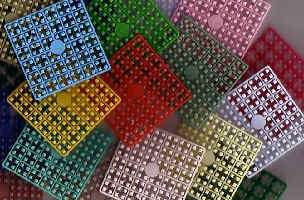
#> input picture test.jpg, 304 x 200 px, found by its file name
$ python GDS_Script.py   (older library calls are emulated)
#> lines starting #> are read from the running program, lines starting #| are printed output that depends on the picture; after the words box and inside, x2 and y2 are one past the last pixel; in counts of white or black regions, pixels touching at a corner belong together
### GDS.py
import numpy as np
import cv2
import math
import os
import matplotlib.pyplot as plt
from scipy.sparse import lil_matrix as sparse
from scipy.special import lambertw


class GanglionDensitySampling:
    def __init__(self):
        self.a = .98  # The weighting of the first term in the original equation
        self.r2 = 1.05  # The eccentricity at which density is reduced by a factor of four (and spacing is doubled)
        self.re = 22  # Scale factor of the exponential. Not used in our version.
        self.dg = 33162  # Cell density at r = 0
        self.C = (3.4820e+04 + .1)  # Constant added to the integral to make sure that if x == 0, y == 0.
        self.inS, self.inR, self.inC, self.inD = int, int, int, int  # Dimensions of the selected image (pixel space)
        self.bg_color = 127  # Background color for the generated image.
        self.W = None  # Placeholder for sparse matrix used for image transformation when using series_dist method
        self.msk = None  # Placeholder for mask when using series_dist method

    def fi(self, r):
        # Integrated Ganglion Density formula (3), taken from Watson (2014). Maps from degrees of visual angle to the
        # amount of cells.
        return self.C - np.divide((np.multiply(self.dg, self.r2 ** 2)), (r + self.r2))

    def fii(self, r):
        # Inverted integrated Ganglion Density formula (3), taken from Watson (2014).
        return np.divide(np.multiply(self.dg, self.r2 ** 2), (self.C - r)) - self.r2

    @staticmethod
    def cones(r):
        return 200 * np.exp(-0.75 * r) + 11.5

    @staticmethod
    def cones_i(r):
        return 11.5 * r - 266.666666666667 * np.exp(-0.75 * r) + 266.666666666667

    @staticmethod
    def cones_ii(r):
        return (2*r)/23 + (4*lambertw((400*np.exp(400/23 - (3*r)/46))/23, k=0))/3 - 1600/69

    @staticmethod
    def load_image(*im):
        # Method that opens a dialogue window to select an image. The dimensions for the image are stored as class
        # fields so that they can be used later on.
        if im:
            file = im[0]
        else:
            print('No file')
        image = cv2.imread(file, 3)
#> image is the input picture: shape (200, 304, 3); mean B, G, R 80.1, 85.3, 99.7
        [r, c, d] = image.shape  # Determine dimensions of the selected image (pixel space)
#> r = 200; c = 304; d = 3
        dif = r - c  # Determine the difference between rows and columns. Used for zero-padding of non-
#> dif = -104
        s = dif / 2
#> s = -52
        if dif != 0:
            mval = max(r, c)
#> mval = 304
            im2 = np.zeros((mval, mval, d), dtype=np.uint8)
            if dif < 0:
                im2[int(abs(s)):int((mval - abs(s))), :, :] = image
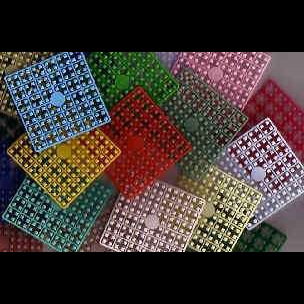
#> im2: shape (304, 304, 3); mean B, G, R 52.7, 56.1, 65.6
            if dif > 0:
                im2[:, int(abs(s)):int((mval - s)), :] = image
            image = im2
            print(np.max(image))
#| 255
            print(np.min(image))
#| 0
        print(image.shape)
#| (304, 304, 3)
        return image

        # [6 lines of commented-out code are left out]


    @staticmethod
    def show_image(img):
        # Parameters: Im = array_like
        #                   Numpy array containing an image
        # A static method for displaying any type of image.
        dim = (512, 512)
        resized = cv2.resize(img, dim, interpolation=cv2.INTER_AREA)
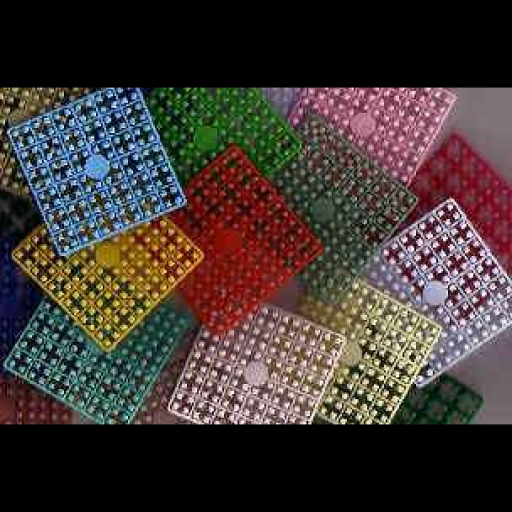
#> resized: shape (512, 512, 3); mean B, G, R 52.6, 56.1, 65.5
        cv2.imshow('image', resized)
        cv2.waitKey(0)
        cv2.destroyAllWindows()

    @staticmethod
    def mask(im, mask, average=0):
        mask = np.reshape(mask, [im.shape[0], im.shape[1]])
        if im.shape[2] == 3:
            mask = np.repeat(mask[:, :, np.newaxis], 3, axis=2)
        if average == 0:
            im2 = np.multiply(im, mask)
        if average == 1:
            im2 = np.multiply(im, mask)
        return im2

    def resample_image(self, image, fov=20, out_size=256, decomp=0, type=1, series=0):
        # Parameters:
        #     image = array_like
        #               Numpy array containing an image
        #     fov = integer
        #               Field of view coverage. Diameters in visual angle. When
        #               decompressing an image, it is advised that the value is set to the fov of the original image.
        #               range[1, 100]
        #     out_size = integer
        #               Determines the size of the output image in pixels. The value is
        #               the size of the output image on one axis. Output image is always a square image. When
        #               decompressing an image, it is advised that the value is set to the size of the original image.
        #     decomp = integer
        #               Set to 1 to get a decompression of a distorted input image. Set to 0 to have compression.
        #               range[0, 1]
        #     type = integer
        #               Set to 0 for photoreceptor (cones) based distortion, set to 1 for Ganglion cell based
        #               distortion
        #     series = integer
        #               Set to 1 to store the sparse transformation matrix which can be used for a series of
        #               transformations.
        # Notes:
        # Main method for image distortion. This can be used for both forward compression (normal image to Ganglion
        # compressed image, type_d = 0), or decompressing (Ganglion/Photoreceptor compressed to normal image, type_
        # d = 1) an image. Decompression is intended to be used to create a normalized visualization of a
        # Ganglion/Photocell-compressed images. These normalized representations can be used as an indication of
        # information loss. As the original image is in pixel-space, and the model assumes an input that is described in
        # visual angle eccentricity, there is a need to describe the image coverage on the visual field in degrees of
        # visual angle. Therefore, the model needs the user to input how much of the field of view is covered by the
        # image (fov) in degrees of visual angle. The range should be between 1 and 100 degrees of visual angle.
        # The method works on the radial distance of each pixel which will be remapped according to the amount of cells
        # involved in processing the image. A constant distance between the cells is assumed.For remapping, we use an
        # inverse mapping approach in which each pixel in the new image is determined by taking it from the original
        # image. This method requires a inverted integrated cell density function.

#> called with fov = 20, out_size = 256, decomp = 0, type = 1, series = 0
        if self.W is None:

            try:
                [self.inR, self.inC, self.inD] = image.shape  # Determine dimensions of the selected image (pixel space)
#> self.inR = 304; self.inC = 304; self.inD = 3
            except:
                #image = np.repeat(image[:, :, np.newaxis], 3, axis=2)
                [self.inR, self.inC] = image.shape  # Determine dimensions of the selected image (pixel space)
                self.inD = None
            self.inS = max(self.inR, self.inC)  # Determine the largest dimension of the image
#> self.inS = 304

            # Parameter e represents the radius of visual field coverage (visual angle).
            e = fov / 2

            # Determine the radius of the in-and output image.
            in_radius = self.inS / 2
#> in_radius = 152
            out_radius = out_size / 2

            # Calculate the number of Ganglion/Photo cells covering the radius of the image, given the field of view
            # coverage of the input image. We run the degrees of visual angle (eccentricity) through the integrated
            # Ganglion/Photo cell density function which gives us the total amount of cells involved with processing the
            # image along the radius given the covered visual field.
            if type == 0:
                n_cells = self.cones_i(e)
            if type == 1:
                n_cells = self.fi(e)

            # Decomp determines decompression. If set to 1, it is assumed that the image is compressed already, and
            # should be normalized. If set to 0, it is assumed the image needs to be distorted.
            if decomp == 0:
                # How many degrees are modeled within a pixel of the image? This can be determined by dividing the
                # visual angle of eccentricity by half the image dimension. This will be used to adjust the new radial
                # distances for each pixel (expressed in degrees) to pixel distances.
                deg_per_pix = e / in_radius
#> deg_per_pix = 0.0658
                # The n_cells variable represents the amount of cells along the radius of the covered field of view
                # (visual angle eccentricity). Therefore, the total amount of cell involved along the diameter of the
                # image will be from -n_cells to n_cells. The image pixels are expressed in number of total cells
                # involved in processing the image up to each individual pixel.
                t = np.linspace(-n_cells, n_cells, num=out_size)
            elif decomp == 1:
                # When going from distorted image to normalized image, we have to take the inverse of the inverse, thus
                # the regular integrated function. The new radial distances for each pixel will thus be given in the
                # number of retinal cells. Therefore, this has to be converted to number of pixels. This is done by
                # calculating the number of cells per pixels.
                cell_per_pix = n_cells / in_radius
                # The image is expressed in visual angles.
                t = np.linspace(-e, e, num=out_size)

            x, y = np.meshgrid(t, t)
            x = np.reshape(x, out_size ** 2)
            y = np.reshape(y, out_size ** 2)

            # For every pixel, calculate its angle, and radius.
            ang = np.angle(x + y * 1j)
            rad = np.abs(x + y * 1j)

            if decomp == 0:
                # Calculate a mask that covers all pixel beyond the modeled fov coverage, for better visualization
                # (optional)
                msk = (rad <= n_cells)
                # Calculate the new location of each pixel. Inverse mapping: For each pixel in the new image, calculate
                # from which pixel in the original image it gets it values.
                if type == 0:
                    new_r = self.cones_ii(rad) / deg_per_pix
                if type == 1:
                    new_r = self.fii(rad) / deg_per_pix
                # Use angle and new radial values to determine the x and y coordinates.
                x_n = np.multiply(np.cos(ang), new_r) + self.inS / 2
                y_n = np.multiply(np.sin(ang), new_r) + self.inS / 2
            elif decomp == 1:
                # Calculate a mask that covers all pixel beyond the modeled fov coverage, for better visualization
                # (optional)
                msk = (rad <= fov)
                # Calculate the new location of each pixel. Inverse mapping: For each pixel in the new image, calculate
                # from which pixel in the original image it gets it values.
                if type == 0:
                    new_r = self.cones_i(rad) / cell_per_pix
                if type == 1:
                    new_r = self.fi(rad) / cell_per_pix
                # Use angle and new radial values to determine the x and y coordinates.
                x_n = np.multiply(np.cos(ang), new_r) + in_radius
                y_n = np.multiply(np.sin(ang), new_r) + in_radius

            # The method used for image conversion. A sparse matrix that maps every pixel in the old image, to each
            # pixel in the new image via inverse mapping, is used.
            # Build a spare matrix for image conversion.
            W = sparse((out_size ** 2, self.inS ** 2), dtype=np.float)
            # Sometimes division by 0 might happen. This line makes sure the user won't see a warning when this happens.
            np.seterr(divide='ignore', invalid='ignore')
            for i in range(out_size ** 2):
                # Pixel indices will almost always not be a perfect integer value. Therefore, the value of the new pixel
                # is value is determined by taking the average of all pixels involved. E.g. a value of 4.3 is converted
                # to the indices 4, and 5. The RGB values are weighted accordingly (0.7 for index 4, and 0.3 for index
                # 5). Additionally, boundary checking is used. Values can never be smaller than 0, or larger than the
                # maximum index of the image.
                x = np.minimum(np.maximum([math.floor(y_n[i]), math.ceil(y_n[i])], 0), self.inS - 1)
                y = np.minimum(np.maximum([math.floor(x_n[i]), math.ceil(x_n[i])], 0), self.inS - 1)
                c, idx = np.unique([x[0] * self.inS + y, x[1] * self.inS + y], return_index=True)
                dist = np.reshape(np.array([np.abs(x - x_n[i]), np.abs(y - y_n[i])]), 4)
                W[i, c] = dist[idx] / sum(dist[idx])
            if series == 1:
                self.W = W
                self.msk = msk
        else:
            msk = []
        # Vectorize the image
        if self.inD:
            image = np.reshape(image, (self.inS ** 2, self.inD))
        else:
            self.inD = 0
            image = np.reshape(image, self.inS ** 2)
        # Sparse matrix multiplication with the original input image to build the new image.
        if series == 1:
            W = self.W
            msk = self.msk
        if self.inD:
            output = np.reshape(W.dot(image), (out_size, out_size, self.inD)).astype(np.uint8)
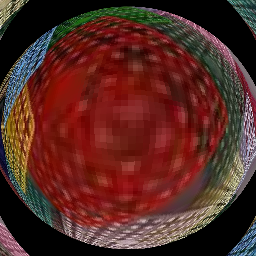
#> output: shape (256, 256, 3); mean of channels 0, 1, 2 34.5, 40.6, 86.1; drawn as B, G, R
        else:
            output = np.reshape(W.dot(image), (out_size, out_size))
        return output, msk

    # [19 lines left out: function series_dist, not called in this run]

### GDS_Script.py
from GDS import GanglionDensitySampling
import numpy as np
import cv2
import matplotlib.pyplot as plt

image = 'C:/Users/Danny/PycharmProjects/GDS/test.jpg'

GDS1 = GanglionDensitySampling()
im = GDS1.load_image(image)
GDS1.show_image(im)
im2, msk = GDS1.resample_image(image=im)
im3 = GDS1.mask(im2,msk)
#> in mask, `mask = np.reshape(mask, [im.shape[0], im.shape[1]])`:
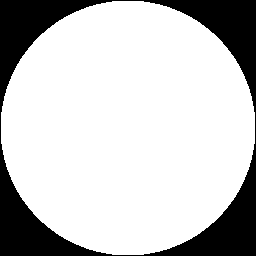
#> mask: shape (256, 256) bool; 77.9% white; 1 black region, box (x1, y1, x2, y2) and area: (0, 0, 256, 256) 14496
#> in mask, `im2 = np.multiply(im, mask)`:
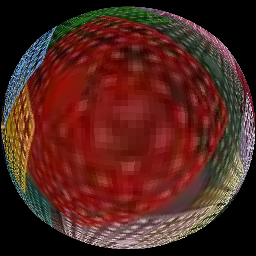
#> im2: shape (256, 256, 3); mean of channels 0, 1, 2 29.9, 36.2, 81.5; drawn as B, G, R
GDS1.show_image(im3)
#> in show_image (call 2), `resized = cv2.resize(img, dim, interpolation=cv2.INTER_AREA)`:
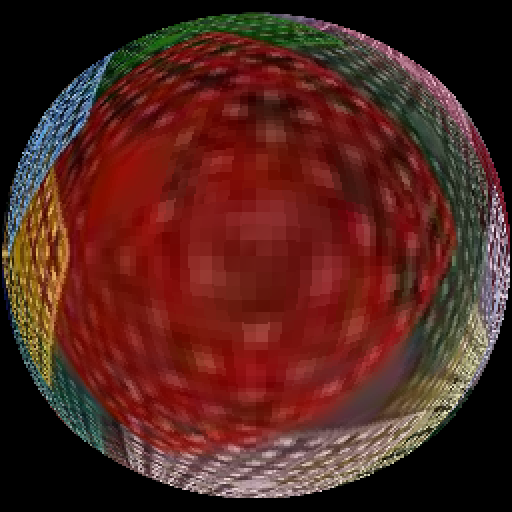
#> resized: shape (512, 512, 3); mean of channels 0, 1, 2 29.9, 36.2, 81.5; drawn as B, G, R

$ run again, with gab.jpg copied over test.jpg
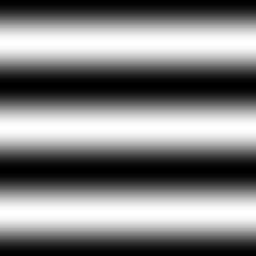
#> input picture gab.jpg, 256 x 256 px, found by its file name
#> in load_image, image is the input picture: shape (256, 256, 3); min 0, max 255, mean 127
#| (256, 256, 3)
#> in resample_image, `output = np.reshape(W.dot(image), (out_size, out_size, self.inD)).asty..`:
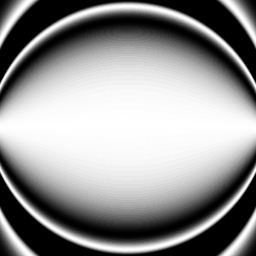
#> output: shape (256, 256, 3); min 0, max 255, mean 147.1
#> in mask, `im2 = np.multiply(im, mask)`:
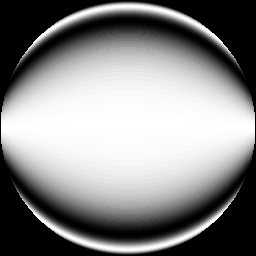
#> im2: shape (256, 256, 3); min 0, max 255, mean 135.1
